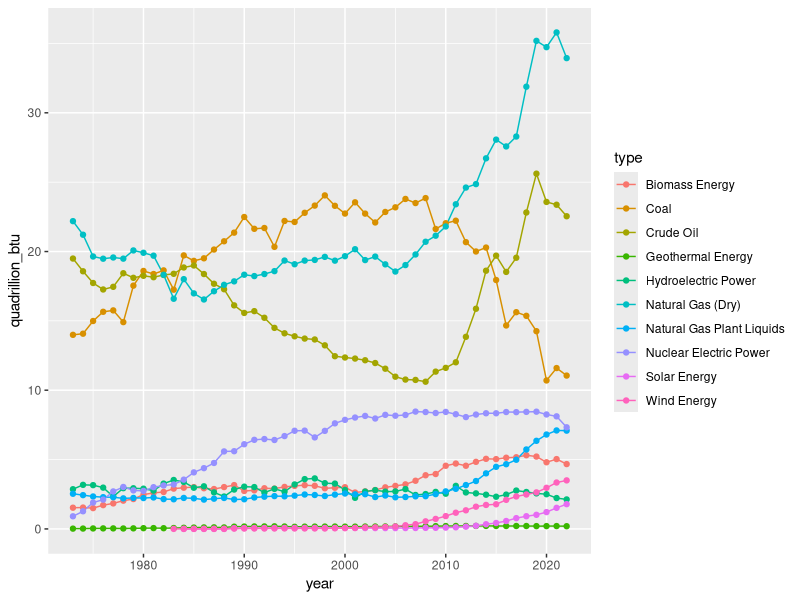
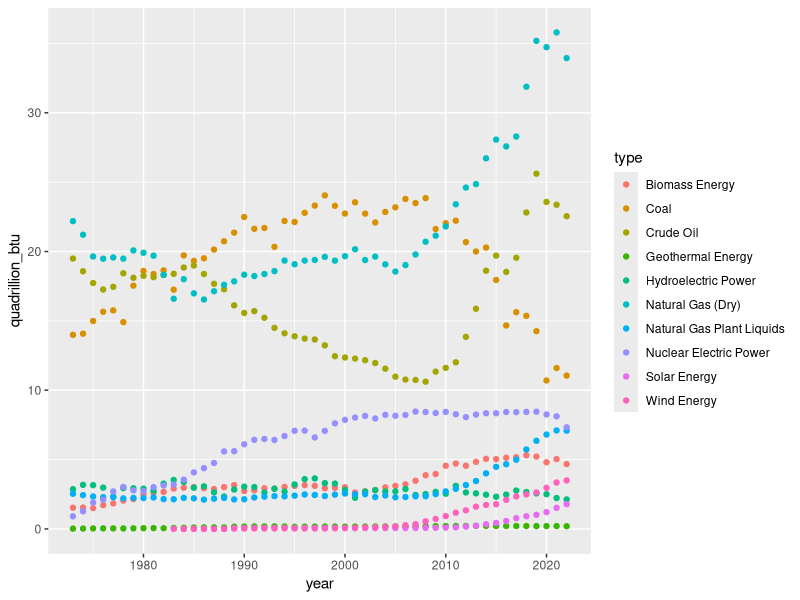

Source code (R) for these figures, in order:
## ---- chunk 1
library(tidyverse)
## ---- chunk 2
energy <- read_csv("data/us_energy.csv")
## ---- chunk 3
ggplot(data = energy, 
       aes(x = year,
           y = quadrillion_btu)) +
  geom_line(aes(color = type)) +
  geom_point(aes(color = type))
## ---- chunk 4
ggplot() +
  geom_point(data = energy, 
             aes(x = year, 
                 y = quadrillion_btu,
                 color = type))
